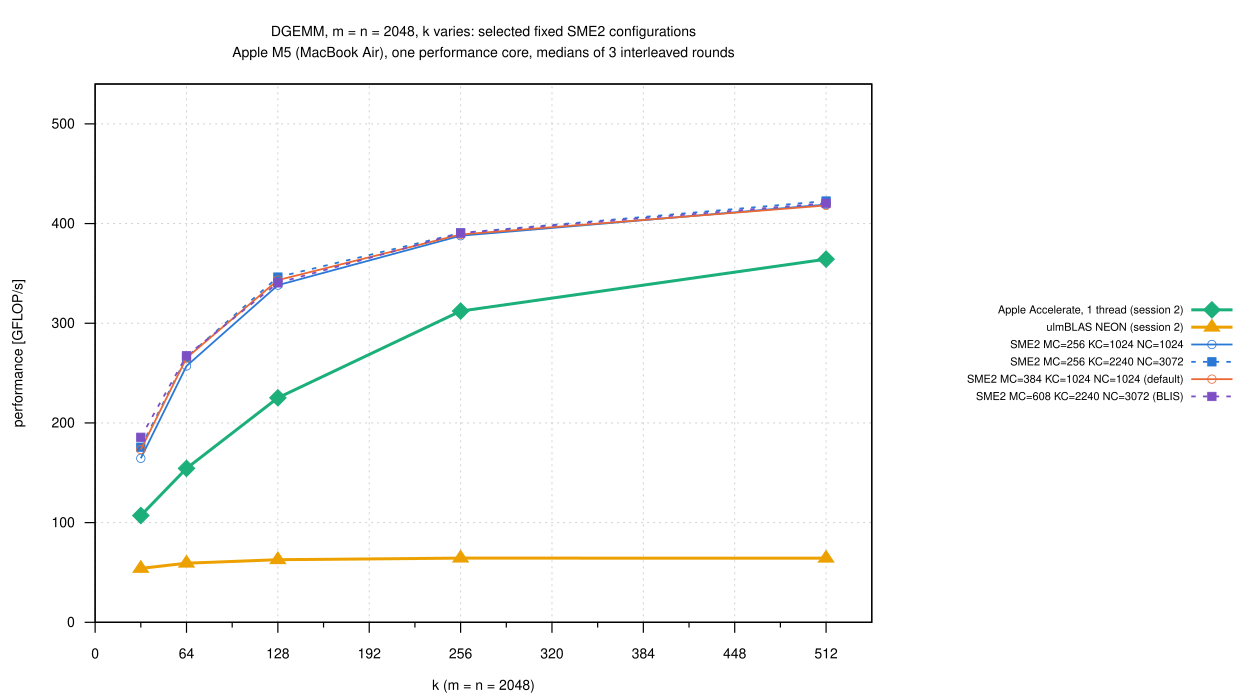

Here is the gnuplot script that generated this plot:
load "_style.gp"
load "_selection.gp"
set terminal svg size 1250,700 dynamic enhanced font "Helvetica,14" background rgb "white"
set output "small_k_selected.svg"
set xrange [0:544]
set xtics 0, 64, 512
set mxtics 2
set yrange [0:540]
set key outside right center vertical font ",11" spacing 1.05 nobox
FILE = "small_k.csv"; XCOL = "k"; XLABEL = "k (m = n = 2048)"; VARS = SEL
TITLE = "DGEMM, m = n = 2048, k varies: selected fixed SME2 configurations\nApple M5 (MacBook Air), one performance core, medians of 3 interleaved rounds"
load "_family.gp"
